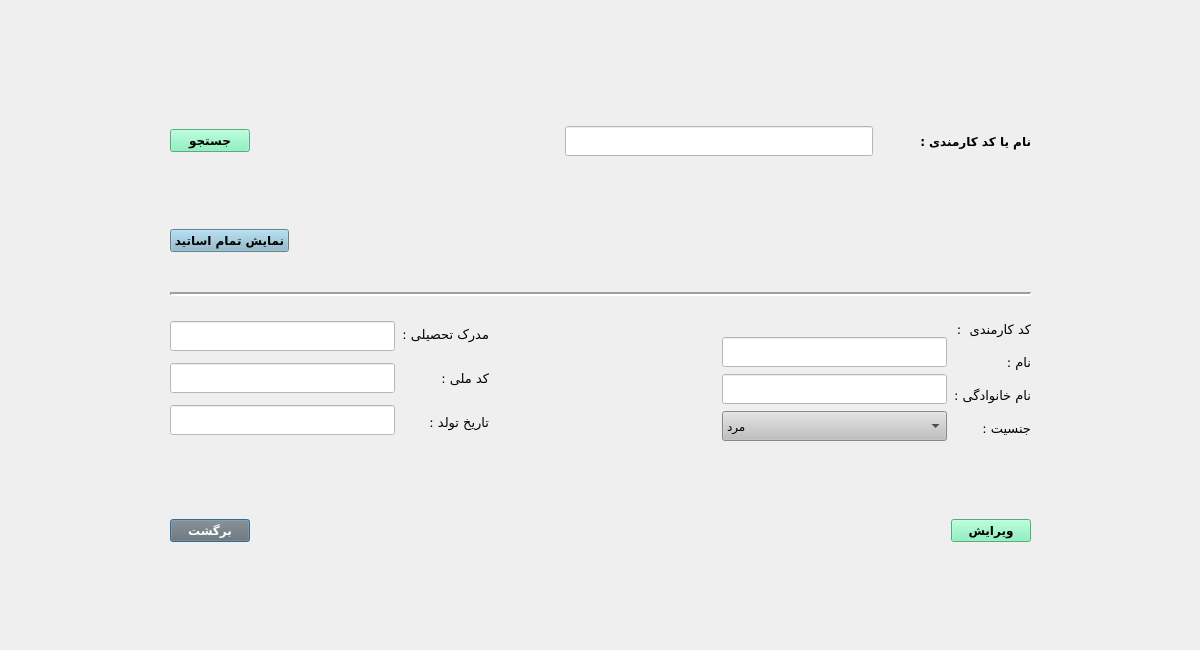
<?xml version="1.0" encoding="UTF-8"?>
<ui version="4.0">
 <class>EditTeacherDialog</class>
 <widget class="QDialog" name="EditTeacherDialog">
  <property name="geometry">
   <rect>
    <x>0</x>
    <y>0</y>
    <width>1200</width>
    <height>650</height>
   </rect>
  </property>
  <property name="windowTitle">
   <string>ویرایش استاد</string>
  </property>
  <widget class="QWidget" name="layoutWidget">
   <property name="geometry">
    <rect>
     <x>170</x>
     <y>480</y>
     <width>861</width>
     <height>101</height>
    </rect>
   </property>
   <layout class="QHBoxLayout" name="horizontalLayout_5">
    <item>
     <widget class="QPushButton" name="pushButton_back">
      <property name="font">
       <font>
        <family>B Nazanin</family>
        <pointsize>9</pointsize>
        <weight>75</weight>
        <bold>true</bold>
       </font>
      </property>
      <property name="styleSheet">
       <string notr="true">background-color: rgb(111, 111, 111);
color: white</string>
      </property>
      <property name="text">
       <string>برگشت</string>
      </property>
     </widget>
    </item>
    <item>
     <spacer name="horizontalSpacer_5">
      <property name="orientation">
       <enum>Qt::Horizontal</enum>
      </property>
      <property name="sizeHint" stdset="0">
       <size>
        <width>40</width>
        <height>20</height>
       </size>
      </property>
     </spacer>
    </item>
    <item>
     <spacer name="horizontalSpacer_6">
      <property name="orientation">
       <enum>Qt::Horizontal</enum>
      </property>
      <property name="sizeHint" stdset="0">
       <size>
        <width>40</width>
        <height>20</height>
       </size>
      </property>
     </spacer>
    </item>
    <item>
     <spacer name="horizontalSpacer_7">
      <property name="orientation">
       <enum>Qt::Horizontal</enum>
      </property>
      <property name="sizeHint" stdset="0">
       <size>
        <width>40</width>
        <height>20</height>
       </size>
      </property>
     </spacer>
    </item>
    <item>
     <widget class="QPushButton" name="pushButton_apply">
      <property name="font">
       <font>
        <family>B Nazanin</family>
        <pointsize>9</pointsize>
        <weight>75</weight>
        <bold>true</bold>
       </font>
      </property>
      <property name="styleSheet">
       <string notr="true">background-color: rgb(118, 240, 179);</string>
      </property>
      <property name="text">
       <string>ویرایش</string>
      </property>
     </widget>
    </item>
   </layout>
  </widget>
  <widget class="QWidget" name="layoutWidget_2">
   <property name="geometry">
    <rect>
     <x>170</x>
     <y>80</y>
     <width>861</width>
     <height>361</height>
    </rect>
   </property>
   <layout class="QVBoxLayout" name="verticalLayout">
    <property name="spacing">
     <number>7</number>
    </property>
    <item>
     <layout class="QHBoxLayout" name="horizontalLayout">
      <item>
       <widget class="QPushButton" name="pushButton_search">
        <property name="font">
         <font>
          <family>B Nazanin</family>
          <pointsize>9</pointsize>
          <weight>75</weight>
          <bold>true</bold>
         </font>
        </property>
        <property name="styleSheet">
         <string notr="true">background-color: rgb(118, 240, 179);</string>
        </property>
        <property name="text">
         <string>جستجو</string>
        </property>
       </widget>
      </item>
      <item>
       <spacer name="horizontalSpacer_12">
        <property name="orientation">
         <enum>Qt::Horizontal</enum>
        </property>
        <property name="sizeHint" stdset="0">
         <size>
          <width>40</width>
          <height>20</height>
         </size>
        </property>
       </spacer>
      </item>
      <item>
       <widget class="QLineEdit" name="lineEdit">
        <property name="minimumSize">
         <size>
          <width>0</width>
          <height>30</height>
         </size>
        </property>
        <property name="styleSheet">
         <string notr="true">background-color: white;</string>
        </property>
       </widget>
      </item>
      <item>
       <spacer name="horizontalSpacer">
        <property name="orientation">
         <enum>Qt::Horizontal</enum>
        </property>
        <property name="sizeType">
         <enum>QSizePolicy::Minimum</enum>
        </property>
        <property name="sizeHint" stdset="0">
         <size>
          <width>40</width>
          <height>17</height>
         </size>
        </property>
       </spacer>
      </item>
      <item>
       <widget class="QLabel" name="label">
        <property name="font">
         <font>
          <family>B Titr</family>
          <pointsize>9</pointsize>
          <weight>75</weight>
          <bold>true</bold>
         </font>
        </property>
        <property name="text">
         <string>نام یا کد کارمندی :</string>
        </property>
       </widget>
      </item>
     </layout>
    </item>
    <item>
     <spacer name="horizontalSpacer_3">
      <property name="orientation">
       <enum>Qt::Horizontal</enum>
      </property>
      <property name="sizeHint" stdset="0">
       <size>
        <width>40</width>
        <height>20</height>
       </size>
      </property>
     </spacer>
    </item>
    <item>
     <layout class="QHBoxLayout" name="horizontalLayout_2">
      <item>
       <widget class="QPushButton" name="pushButton_showAllStudent">
        <property name="font">
         <font>
          <family>B Nazanin</family>
          <pointsize>9</pointsize>
          <weight>75</weight>
          <bold>true</bold>
         </font>
        </property>
        <property name="styleSheet">
         <string notr="true">background-color: rgb(136, 182, 204)</string>
        </property>
        <property name="text">
         <string>نمایش تمام اساتید</string>
        </property>
       </widget>
      </item>
      <item>
       <spacer name="horizontalSpacer_14">
        <property name="orientation">
         <enum>Qt::Horizontal</enum>
        </property>
        <property name="sizeHint" stdset="0">
         <size>
          <width>29</width>
          <height>22</height>
         </size>
        </property>
       </spacer>
      </item>
     </layout>
    </item>
    <item>
     <spacer name="horizontalSpacer_2">
      <property name="orientation">
       <enum>Qt::Horizontal</enum>
      </property>
      <property name="sizeHint" stdset="0">
       <size>
        <width>318</width>
        <height>20</height>
       </size>
      </property>
     </spacer>
    </item>
    <item>
     <widget class="Line" name="line">
      <property name="minimumSize">
       <size>
        <width>0</width>
        <height>30</height>
       </size>
      </property>
      <property name="sizeIncrement">
       <size>
        <width>0</width>
        <height>0</height>
       </size>
      </property>
      <property name="lineWidth">
       <number>2</number>
      </property>
      <property name="orientation">
       <enum>Qt::Horizontal</enum>
      </property>
     </widget>
    </item>
    <item>
     <layout class="QHBoxLayout" name="horizontalLayout_4">
      <item>
       <layout class="QVBoxLayout" name="verticalLayout_4">
        <item>
         <widget class="QLineEdit" name="lineEdit_eduDegree">
          <property name="minimumSize">
           <size>
            <width>0</width>
            <height>30</height>
           </size>
          </property>
          <property name="font">
           <font>
            <pointsize>9</pointsize>
           </font>
          </property>
          <property name="styleSheet">
           <string notr="true">background-color: white;</string>
          </property>
         </widget>
        </item>
        <item>
         <widget class="QLineEdit" name="lineEdit_nationalCode">
          <property name="minimumSize">
           <size>
            <width>0</width>
            <height>30</height>
           </size>
          </property>
          <property name="font">
           <font>
            <pointsize>9</pointsize>
           </font>
          </property>
          <property name="styleSheet">
           <string notr="true">background-color: white;</string>
          </property>
          <property name="maxLength">
           <number>10</number>
          </property>
         </widget>
        </item>
        <item>
         <widget class="QLineEdit" name="lineEdit_birthDate">
          <property name="minimumSize">
           <size>
            <width>0</width>
            <height>30</height>
           </size>
          </property>
          <property name="font">
           <font>
            <pointsize>9</pointsize>
           </font>
          </property>
          <property name="styleSheet">
           <string notr="true">background-color: white;</string>
          </property>
         </widget>
        </item>
       </layout>
      </item>
      <item>
       <layout class="QVBoxLayout" name="verticalLayout_3">
        <item>
         <widget class="QLabel" name="label_8">
          <property name="font">
           <font>
            <family>B Koodak</family>
            <pointsize>10</pointsize>
            <weight>50</weight>
            <bold>false</bold>
           </font>
          </property>
          <property name="text">
           <string>مدرک تحصیلی :</string>
          </property>
         </widget>
        </item>
        <item>
         <widget class="QLabel" name="label_9">
          <property name="font">
           <font>
            <family>B Koodak</family>
            <pointsize>10</pointsize>
            <weight>50</weight>
            <bold>false</bold>
           </font>
          </property>
          <property name="text">
           <string>کد ملی :</string>
          </property>
         </widget>
        </item>
        <item>
         <widget class="QLabel" name="label_10">
          <property name="font">
           <font>
            <family>B Koodak</family>
            <pointsize>10</pointsize>
            <weight>50</weight>
            <bold>false</bold>
           </font>
          </property>
          <property name="text">
           <string>تاریخ تولد :</string>
          </property>
         </widget>
        </item>
       </layout>
      </item>
      <item>
       <layout class="QVBoxLayout" name="verticalLayout_5">
        <item>
         <spacer name="horizontalSpacer_8">
          <property name="orientation">
           <enum>Qt::Horizontal</enum>
          </property>
          <property name="sizeHint" stdset="0">
           <size>
            <width>40</width>
            <height>20</height>
           </size>
          </property>
         </spacer>
        </item>
        <item>
         <spacer name="horizontalSpacer_9">
          <property name="orientation">
           <enum>Qt::Horizontal</enum>
          </property>
          <property name="sizeHint" stdset="0">
           <size>
            <width>40</width>
            <height>20</height>
           </size>
          </property>
         </spacer>
        </item>
        <item>
         <spacer name="horizontalSpacer_10">
          <property name="orientation">
           <enum>Qt::Horizontal</enum>
          </property>
          <property name="sizeHint" stdset="0">
           <size>
            <width>40</width>
            <height>20</height>
           </size>
          </property>
         </spacer>
        </item>
        <item>
         <spacer name="horizontalSpacer_11">
          <property name="orientation">
           <enum>Qt::Horizontal</enum>
          </property>
          <property name="sizeHint" stdset="0">
           <size>
            <width>40</width>
            <height>20</height>
           </size>
          </property>
         </spacer>
        </item>
       </layout>
      </item>
      <item>
       <layout class="QVBoxLayout" name="verticalLayout_6">
        <item>
         <widget class="QLabel" name="label_teachCode">
          <property name="font">
           <font>
            <pointsize>9</pointsize>
           </font>
          </property>
          <property name="text">
           <string/>
          </property>
         </widget>
        </item>
        <item>
         <widget class="QLineEdit" name="lineEdit_name">
          <property name="minimumSize">
           <size>
            <width>0</width>
            <height>30</height>
           </size>
          </property>
          <property name="font">
           <font>
            <pointsize>9</pointsize>
           </font>
          </property>
          <property name="styleSheet">
           <string notr="true">background-color: white;</string>
          </property>
         </widget>
        </item>
        <item>
         <widget class="QLineEdit" name="lineEdit_lastName">
          <property name="minimumSize">
           <size>
            <width>0</width>
            <height>30</height>
           </size>
          </property>
          <property name="font">
           <font>
            <pointsize>9</pointsize>
           </font>
          </property>
          <property name="styleSheet">
           <string notr="true">background-color: white;</string>
          </property>
         </widget>
        </item>
        <item>
         <widget class="QComboBox" name="comboBox_gender">
          <property name="minimumSize">
           <size>
            <width>0</width>
            <height>30</height>
           </size>
          </property>
          <property name="font">
           <font>
            <pointsize>9</pointsize>
            <weight>50</weight>
            <bold>false</bold>
           </font>
          </property>
          <property name="styleSheet">
           <string notr="true">background-color:rgb(191, 191, 191)</string>
          </property>
          <item>
           <property name="text">
            <string>مرد</string>
           </property>
          </item>
          <item>
           <property name="text">
            <string>زن</string>
           </property>
          </item>
         </widget>
        </item>
       </layout>
      </item>
      <item>
       <layout class="QVBoxLayout" name="verticalLayout_7">
        <item>
         <widget class="QLabel" name="label_4">
          <property name="font">
           <font>
            <family>B Koodak</family>
            <pointsize>10</pointsize>
            <weight>50</weight>
            <bold>false</bold>
           </font>
          </property>
          <property name="text">
           <string>کد کارمندی  :</string>
          </property>
         </widget>
        </item>
        <item>
         <widget class="QLabel" name="label_5">
          <property name="font">
           <font>
            <family>B Koodak</family>
            <pointsize>10</pointsize>
            <weight>50</weight>
            <bold>false</bold>
           </font>
          </property>
          <property name="text">
           <string>نام :</string>
          </property>
         </widget>
        </item>
        <item>
         <widget class="QLabel" name="label_6">
          <property name="font">
           <font>
            <family>B Koodak</family>
            <pointsize>10</pointsize>
            <weight>50</weight>
            <bold>false</bold>
           </font>
          </property>
          <property name="text">
           <string>نام خانوادگی :</string>
          </property>
         </widget>
        </item>
        <item>
         <widget class="QLabel" name="label_7">
          <property name="font">
           <font>
            <family>B Koodak</family>
            <pointsize>10</pointsize>
            <weight>50</weight>
            <bold>false</bold>
           </font>
          </property>
          <property name="text">
           <string>جنسیت :</string>
          </property>
         </widget>
        </item>
       </layout>
      </item>
     </layout>
    </item>
   </layout>
  </widget>
 </widget>
 <tabstops>
  <tabstop>lineEdit</tabstop>
  <tabstop>pushButton_search</tabstop>
  <tabstop>pushButton_showAllStudent</tabstop>
  <tabstop>lineEdit_name</tabstop>
  <tabstop>lineEdit_lastName</tabstop>
  <tabstop>comboBox_gender</tabstop>
  <tabstop>lineEdit_eduDegree</tabstop>
  <tabstop>lineEdit_nationalCode</tabstop>
  <tabstop>lineEdit_birthDate</tabstop>
  <tabstop>pushButton_apply</tabstop>
  <tabstop>pushButton_back</tabstop>
 </tabstops>
 <resources/>
 <connections>
  <connection>
   <sender>pushButton_back</sender>
   <signal>clicked()</signal>
   <receiver>EditTeacherDialog</receiver>
   <slot>close()</slot>
   <hints>
    <hint type="sourcelabel">
     <x>187</x>
     <y>536</y>
    </hint>
    <hint type="destinationlabel">
     <x>90</x>
     <y>507</y>
    </hint>
   </hints>
  </connection>
 </connections>
</ui>
